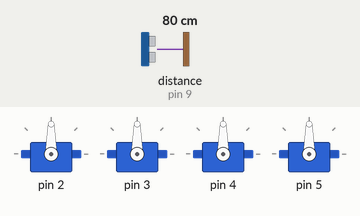
Simulated run of this sketch. Board: Arduino Nano, built with avr-gcc and run on an emulated ATmega328P. Shown: 4 × servo. Wiring (inferred from the names in the program): ultrasonic range finder: trigger pin 8; echo pin 9. The test bench sets the inputs (shaded band); at power-on: distance to the obstacle (sensor on pin 9) 80 cm. The echo pulse lasts 58.3 µs per cm; what the sketch prints to the serial monitor is not drawn.

Above: at 1.9 s.
2.0 s: distance to the obstacle (sensor on pin 9) set to 12 cm
3.5 s: distance to the obstacle (sensor on pin 9) set to 9 cm
At 3.65 s:
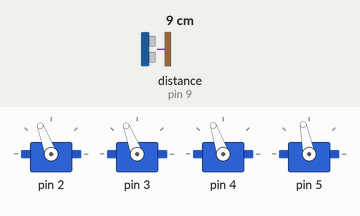
6.5 s: distance to the obstacle (sensor on pin 9) set to 18 cm
At 7.6 s:
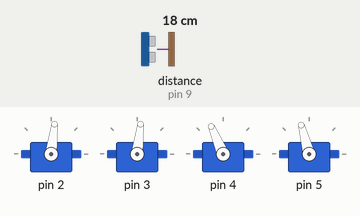
8.0 s: distance to the obstacle (sensor on pin 9) set to 2 cm
At 8.46 s:
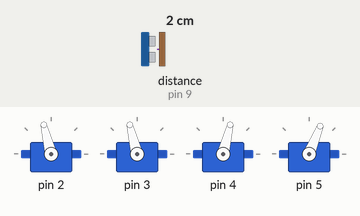
Timing chart, 0 to 67.5 s (numbered marks = the images above; inputs shaded):
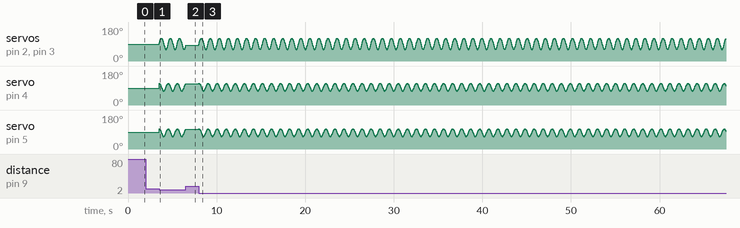

Measured:
- the behaviour switches between 11 and 10 cm on distance to the obstacle (sensor on pin 9) (found by bisection; images 0 and 1)
- after the input at 2.0 s, every drawn part: stays the same
- after the input at 6.5 s, servo on pin 2, servo on pin 3: goes on until 6.5 s, then stays 83°; servo on pin 4: goes on until 6.5 s, then stays 113°; servo on pin 5: goes on until 6.5 s, then stays 105°

The sketch:

basicmovement.ino
```cpp
///////////////////////////////////////////////////////////////////
//-- Movement Functions ---------------------------------------------//
//These are some functions to move your ottobot---------------------------//
///////////////////////////////////////////////////////////////////
//   Otto.walk(2,1000,1);
//   Otto.walk(2,1000,-1); //2 steps, T, -1 BACKWARD
//   Otto.turn(2,1000,1);//3 steps turning LEFT
//   Otto.turn(2,1000,-1);//3 steps turning RIGHT
//   Otto.bend (1,500,1); //usually steps =1, T=2000
//   Otto.bend (1,2000,-1);
//   Otto.shakeLeg (1,1500, 1);
//   Otto.shakeLeg (1,2000,-1);
//   Otto.moonwalker(3, 1000, 25,1); //LEFT
//   Otto.moonwalker(3, 1000, 25,-1); //RIGHT
//   Otto.crusaito(2, 1000, 20,1);
//   Otto.crusaito(2, 1000, 20,-1);
//   Otto.flapping(2, 1000, 20,1);
//   Otto.flapping(2, 1000, 20,-1);
//   Otto.swing(2, 1000, 20);
//   Otto.tiptoeSwing(2, 1000, 20);
//   Otto.jitter(2, 1000, 20); //(small T)
//   Otto.updown(2, 1500, 20);  // 20 = H "HEIGHT of movement"T
//   Otto.ascendingTurn(2, 1000, 50);
//   Otto.jump(1,500); // It doesn't really jumpl ;P

#include <Arduino.h>
#include <Wire.h>
#include <SoftwareSerial.h>
#include <EEPROM.h>
#include <Otto.h> //-- Otto Library
Otto Otto;  //This is Otto!
//***OPEN SERIAL MONITOR FOR FINER CALIBRATION***

//Servos
//ensure you have wired the servos to these ports on the nano
#define LeftLeg 2
#define RightLeg 3
#define LeftFoot 4
#define RightFoot 5
#define Buzzer  13 // if there is a buzzer

// Ultrasonic Sensor Pins
//ensure you have wired the trig and echo pins to these digital ports on the nano
#define TRIG_PIN 8
#define ECHO_PIN 9

double angle_rad = PI/180.0;
double angle_deg = 180.0/PI;
int YL;
int YR;
int RL;
int RR;
double charRead;
int detectDistance = 10; // the distance in cm that otto wil detect objects till
///////////////////////////////////////////////////////////////////
//-- SETUP-------------------------------------------------------//
//This code will run once every time the otto is connected-------//
///////////////////////////////////////////////////////////////////
void setup(){
    Otto.init(LeftLeg, RightLeg, LeftFoot, RightFoot, true, Buzzer);
    Serial.begin(9600);
    pinMode(TRIG_PIN, OUTPUT);
    pinMode(ECHO_PIN, INPUT);
    YL = EEPROM.read(0);
    if (YL > 128) YL -= 256;
    YR = EEPROM.read(1);
    if (YR > 128) YR -= 256;
    RL = EEPROM.read(2);
    if (RL > 128) RL -= 256;
    RR = EEPROM.read(3);
    if (RR > 128) RR -= 256;
    Otto.home(); //home the servos to the right positions
    Serial.println("OTTO CALIBRATION PROGRAM");
    Serial.println("PRESS a or z for adjusting Left Leg");
    Serial.println("PRESS s or x for adjusting Left Foot");
    Serial.println("PRESS k or m for adjusting Right Leg");
    Serial.println("PRESS j or n for adjusting Right Foot");
    Serial.println();
    Serial.println("PRESS f to test Otto walking");
    Serial.println("PRESS h to return servos to home position");
}

///////////////////////////////////////////////////////////////////
//-- Main Loop ---------------------------------------------//
//This loop will run indefinitely---------------------------//
///////////////////////////////////////////////////////////////////
void loop(){

  // check if there is an object within the detection distance
  // if there is, the otto will execute whatever function is in this loop
  if (checkForObjects(detectDistance)) {
    // Serial.println("see you");
    // copy a movement function from above here
    Otto.walk(1, 1000, -1);
  }

    //read the input from the serial monitor
    if((Serial.available()) > (0)){
        charRead = Serial.read();
    }
    if((charRead)==('a' )){
        YL++;
        Otto.setTrims(YL,YR,RL,RR);
        calib_homePos();
        Otto.saveTrimsOnEEPROM();
    }else if((charRead)==( 'z' )){
        YL--;
        Otto.setTrims(YL,YR,RL,RR);
        calib_homePos();
        Otto.saveTrimsOnEEPROM();
    }else if((charRead)==( 's' )){
        RL++;
        Otto.setTrims(YL,YR,RL,RR);
        calib_homePos();
        Otto.saveTrimsOnEEPROM();
    }else if((charRead)==( 'x' )){
        RL--;
        Otto.setTrims(YL,YR,RL,RR);
        calib_homePos();
        Otto.saveTrimsOnEEPROM();
    }else if(((charRead)==( 'k' ))){
        YR++;
        Otto.setTrims(YL,YR,RL,RR);
        calib_homePos();
        Otto.saveTrimsOnEEPROM();
    }else if(((charRead)==( 'm' ))){
        YR--;
        Otto.setTrims(YL,YR,RL,RR);
        calib_homePos();
        Otto.saveTrimsOnEEPROM();
    }else if(((charRead)==( 'j' ))){
        RR++;
        Otto.setTrims(YL,YR,RL,RR);
        calib_homePos();
        Otto.saveTrimsOnEEPROM();
        RR--;
        Otto.setTrims(YL,YR,RL,RR);
        calib_homePos();
        Otto.saveTrimsOnEEPROM();
     }else if(((charRead)==( 'f' ))){
        Otto.walk(1,1000,1);
     }else if(((charRead)==( 'h' ))){
        Otto.home();
     }

}

void calib_homePos() {
  int servoPos[4];
  servoPos[0]=90; // Left Leg
  servoPos[1]=90; // Right Leg
  servoPos[2]=90; // Left Foot
  servoPos[3]=90; // Right Foot
  Otto._moveServos(500, servoPos);
  Otto.detachServos();
}

// Function to check for objects with the ultrasonic sensor within a certain range
// returns true if it has detected something, otherwise false
bool checkForObjects(int detectDistance) {
  long duration, distance;
  digitalWrite(TRIG_PIN, LOW);
  delayMicroseconds(2);
  digitalWrite(TRIG_PIN, HIGH);
  delayMicroseconds(10);
  digitalWrite(TRIG_PIN, LOW);
  duration = pulseIn(ECHO_PIN, HIGH);
  distance = (duration * 0.034) / 2; // Convert to distance
  // Serial.println(distance);
  if (distance < detectDistance && distance > 0) {
    return true;
  } else {
    return false;
  }
}
```
